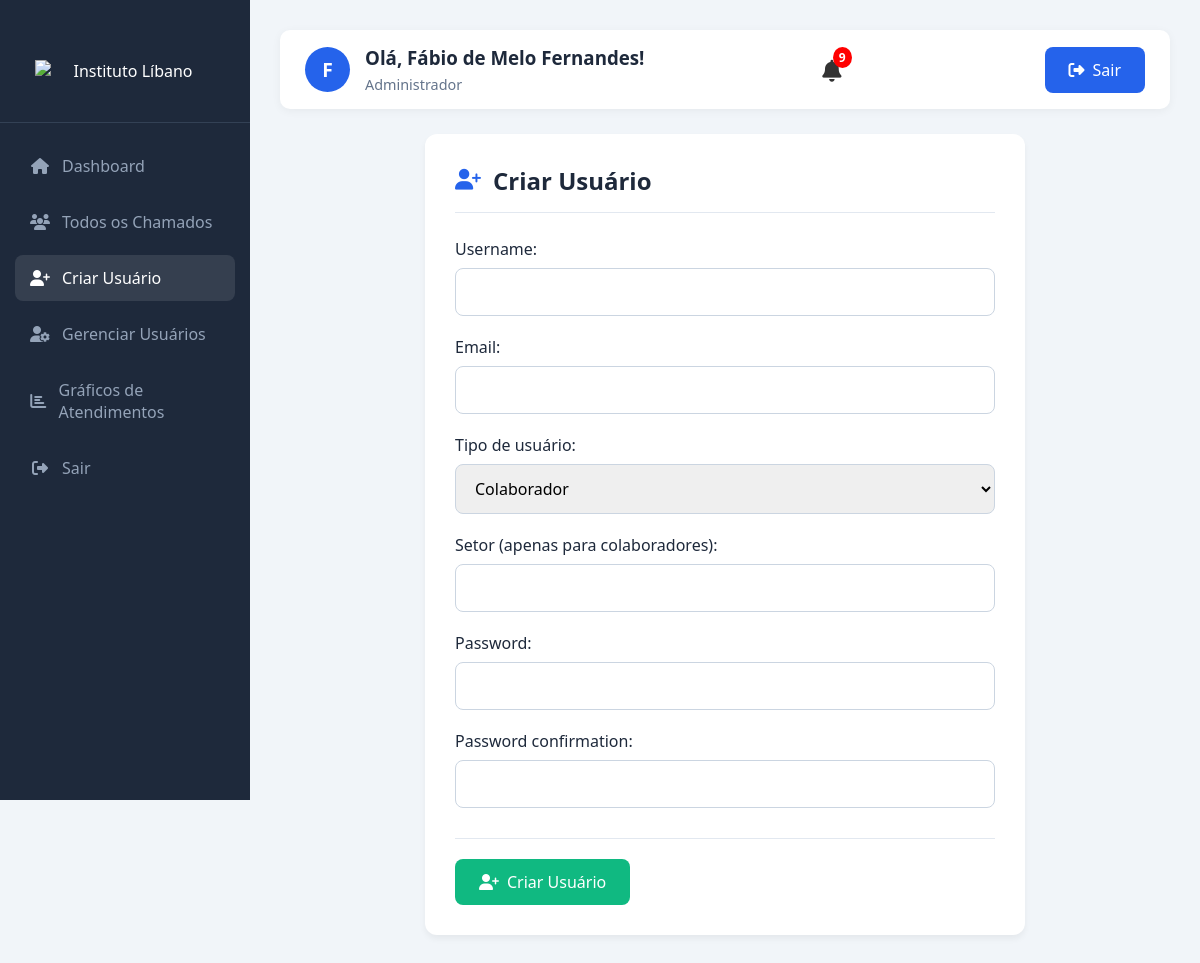
The page /criar_usuario/ (signed in) on the database its author committed.
### accounts/models.py (models this page shows, shortened)
class CustomUser(AbstractUser):
    ROLES = (
        ('colaborador', 'Colaborador'),
        ('tecnico', 'Técnico'),
        ('admin', 'Administrador'),
    )
    role = models.CharField(max_length=20, choices=ROLES, default='colaborador')
    email = models.EmailField(unique=True)
    username = models.CharField(
        max_length=150,
        unique=True,
        validators=[nome_usuario_validator],
        help_text="Pode conter letras, espaços e acentos.",
    )
    USERNAME_FIELD = 'email'
    REQUIRED_FIELDS = ['username']

### accounts/views.py (the view)
# urls.py: path('criar_usuario/', views.criar_usuario, name='criar_usuario'),
@login_required
def criar_usuario(request):
    if request.user.role != 'admin':
        messages.error(request, "Você não tem permissão para acessar esta página.")
        return redirect('home')
    if request.method == 'POST':
        form = AdminUserCreationForm(request.POST)
        if form.is_valid():
            user = form.save(commit=False)
            if user.role == 'colaborador':
                user.setor = form.cleaned_data['setor']
            user.save()
            messages.success(request, f"Usuário {user.username} criado com sucesso!")
            return redirect('criar_usuario')
    else:
        form = AdminUserCreationForm()
    return render(request, 'accounts/criar_usuario.html', {'form': form})

### accounts/forms.py (shortened to what this page needs)
class AdminUserCreationForm(UserCreationForm):
    ROLE_CHOICES = (
        ('colaborador', 'Colaborador'),
        ('tecnico', 'Técnico'),
        ('admin', 'Admin'),
    )
    role = forms.ChoiceField(choices=ROLE_CHOICES, label='Tipo de usuário')
    setor = forms.CharField(max_length=50, required=False, label='Setor (apenas para colaboradores)')
    class Meta:
        model = CustomUser
        fields = ('username', 'email', 'role', 'setor', 'password1', 'password2')

### accounts/templates/accounts/criar_usuario.html (shortened to what this page needs)
{% load static %}
<!DOCTYPE html>
<html lang="pt-br">
<head>
    <link rel="stylesheet" href="https://cdnjs.cloudflare.com/ajax/libs/font-awesome/6.4.0/css/all.min.css">
</head>
<body>
<div class="sidebar">
    <div class="logo">
        <img class="logo-img"
             src="https://institutolibano.com.br/_next/image?url=%2Froot%2Flogo-website-branca.webp&w=384&q=75"
             alt="Instituto Líbano">
    </div>
        <ul class="nav-links">
            <li><a href="{% url 'index' %}"><i class="fas fa-home"></i> <span>Dashboard</span></a></li>
            {% if user.role == 'colaborador' %}
                <li><a href="{% url 'chamados_colaborador' %}"><i class="fas fa-list"></i> <span>Meus Chamados</span></a></li>
            {% elif user.role == 'tecnico' %}
                <li><a href="{% url 'chamados_tecnico' %}"><i class="fas fa-tasks"></i> <span>Chamados Atribuídos</span></a></li>
            {% elif user.role == 'admin' %}
                <li><a href="{% url 'chamados_admin' %}"><i class="fas fa-users"></i> <span>Todos os Chamados</span></a></li>
                <li><a href="{% url 'criar_usuario' %}" class="active"><i class="fas fa-user-plus"></i> <span>Criar Usuário</span></a></li>
                <li><a href="{% url 'gerenciar_usuarios' %}"><i class="fas fa-user-cog"></i> <span>Gerenciar Usuários</span></a></li>
                <li><a href="{% url 'graficos_tickets' %}"><i class="fas fa-chart-bar"></i> <span>Gráficos de Atendimentos</span></a></li>
            {% endif %}
            <li><a href="{% url 'logout' %}"><i class="fas fa-sign-out-alt"></i> <span>Sair</span></a></li>
        </ul>
    </div>
    <div class="main-content">
        <div class="header">
            <div class="user-info">
                <div class="user-avatar">{{ request.user.username|first|upper }}</div>
                <div class="user-details">
                    <h3>Olá, {{ request.user.first_name|default:request.user.username }}!</h3>
                    <p>{{ request.user.get_role_display }}</p>
                </div>
            </div>
                        <div class="notif-container">
            <div id="notif-icon">
                <i class="fas fa-bell"></i>
                <span id="notif-badge" class="notif-badge" style="display:none;">0</span>
            </div>
        </div>
            <a href="{% url 'logout' %}" class="btn"><i class="fas fa-sign-out-alt"></i> Sair</a>
        </div>
        <div class="form-container">
            <div class="form-title">
                <i class="fas fa-user-plus"></i>
                <h2>Criar Usuário</h2>
            </div>
            <form method="post">
                <div class="form-group">
                    {{ form.username.label_tag }}
                    {{ form.username }}
                </div>
                <div class="form-group">
                    {{ form.email.label_tag }}
                    {{ form.email }}
                </div>
                <div class="form-group">
                    {{ form.role.label_tag }}
                    {{ form.role }}
                </div>
                <div class="form-group" id="setor-field">
                    {{ form.setor.label_tag }}
                    {{ form.setor }}
                </div>
                <div class="form-group">
                    {{ form.password1.label_tag }}
                    {{ form.password1 }}
                </div>
                <div class="form-group">
                    {{ form.password2.label_tag }}
                    {{ form.password2 }}
                </div>
                <div class="form-actions">
                    <button type="submit" class="btn btn-success">
                        <i class="fas fa-user-plus"></i> Criar Usuário
                    </button>
                </div>
            </form>
        </div>
    </div>
<body>
</body>
</html>

### accounts/templates/accounts/criar_usuario.html (style rules this page uses)
:root { --primary: #2563eb; --primary-dark: #1d4ed8; --secondary: #64748b; --success: #10b981; --warning: #f59e0b; --danger: #ef4444; --light: #f8fafc; --dark: #1e293b; --gray: #94a3b8; --sidebar-width: 250px; }
* { margin: 0; padding: 0; box-sizing: border-box; font-family: 'Segoe UI', Tahoma, Geneva, Verdana, sans-serif; }
body { background-color: #f1f5f9; color: var(--dark); display: flex; min-height: 100vh; }
.sidebar { width: var(--sidebar-width); background: var(--dark); color: white; height: 100vh; position: fixed; padding: 20px 0; transition: all 0.3s; }
.logo { text-align: center; padding: 20px 0; border-bottom: 1px solid #334155; margin-bottom: 20px; }
.nav-links { list-style: none; padding: 0 15px; }
.nav-links li { margin-bottom: 10px; }
.nav-links a { display: flex; align-items: center; gap: 12px; color: var(--gray); text-decoration: none; padding: 12px 15px; border-radius: 8px; transition: all 0.3s; }
.nav-links a:hover, .nav-links a.active { background: rgba(255, 255, 255, 0.1); color: white; }
.nav-links i { width: 20px; text-align: center; }
.main-content { flex: 1; margin-left: var(--sidebar-width); padding: 30px; }
.header { display: flex; justify-content: space-between; align-items: center; background: white; padding: 15px 25px; border-radius: 10px; box-shadow: 0 2px 10px rgba(0, 0, 0, 0.05); margin-bottom: 25px; }
.user-info { display: flex; align-items: center; gap: 15px; }
.user-avatar { width: 45px; height: 45px; border-radius: 50%; background: var(--primary); color: white; display: flex; align-items: center; justify-content: center; font-weight: bold; font-size: 1.2rem; }
.user-details h3 { margin-bottom: 5px; }
.user-details p { color: var(--secondary); font-size: 0.9rem; }
.form-container { background: white; border-radius: 12px; padding: 30px; box-shadow: 0 4px 6px rgba(0, 0, 0, 0.05); max-width: 600px; margin: 0 auto; }
.form-title { display: flex; align-items: center; gap: 12px; margin-bottom: 25px; padding-bottom: 15px; border-bottom: 1px solid #e2e8f0; }
.form-title h2 { color: var(--dark); font-size: 1.5rem; }
.form-title i { color: var(--primary); font-size: 1.3rem; }
.form-group { margin-bottom: 20px; }
.form-group label { display: block; margin-bottom: 8px; font-weight: 500; color: var(--dark); }
.form-control { width: 100%; padding: 12px 15px; border: 1px solid #cbd5e1; border-radius: 8px; font-size: 1rem; transition: all 0.3s; }
.btn { display: inline-flex; align-items: center; gap: 8px; background: var(--primary); color: white; text-decoration: none; padding: 12px 24px; border-radius: 8px; font-weight: 500; transition: background 0.3s; border: none; cursor: pointer; font-size: 1rem; }
.btn-success { background: var(--success); }
.form-actions { display: flex; gap: 15px; margin-top: 30px; padding-top: 20px; border-top: 1px solid #e2e8f0; }
.logo-img { width: 180px; height: auto; display: block; margin: 20px auto; content: url("https://institutolibano.com.br/_next/image?url=%2Froot%2Flogo-website-branca.webp&w=384&q=75"); }
.notif-container { position: relative; margin-right: 25px; cursor: pointer; }
#notif-icon { font-size: 22px; color: #333; position: relative; cursor: pointer; }
.notif-badge { position: absolute; top: -8px; right: -10px; background: red; color: white; padding: 2px 6px; font-size: 12px; border-radius: 50%; font-weight: bold; }

### rows shown on the page
CustomUser: user.username|first "F", user.first_name "Fábio de Melo Fernandes", user.role "Administrador"
